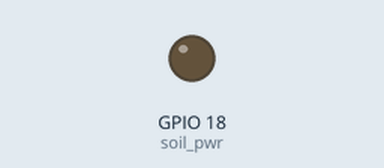
Bench run of a sketch on a simulated ESP32. On the bench: output pins drawn as LEDs (lit = HIGH). WiFi joins after 1.5 s; servers stay silent unless stated; uploads are accepted with an empty reply; what the sketch prints to the serial monitor is not drawn. At 7.5 s the program puts the board to deep sleep or switches it off; the recording ends there.

Above: at 2.1 s.
At 7.13 s:
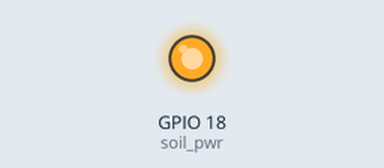
Timing chart, 0 to 7.5 s (numbered marks = the images above):
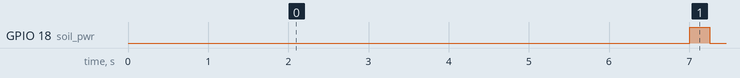

The sketch:

esp_soil_sensor.ino
```cpp
// this sample code provided by www.programmingboss.com
//#include <SoftwareSerial.h>
#include <WiFi.h>
#include <HTTPClient.h>
#define soil_rx 3 // data pin from soil sensor
#define soil_pwr 18 // pwn pin to power sensor
#define sleep_time 14400000000
const int air_moisture = 1024;
const int water_moisture = 500;

const char* ssid = "NETGEAR29";
const char* password = "festiveunicorn516";
const char* serverName = "http://192.168.0.22/soil_monitor/post_esp_data.php";
const char* plantName = "phineas"; // Designates which plant's table to put data into

int rawSoilMoisture;  // Will hold the raw analog read data from the sensor
int percentMoisture;  // Hold a usable percent moisture level to transmit to database

int bootCount = 0;

String apiKeyValue = "tPmAT5Ab3j7F9";

void setup() {
  // put your setup code here, to run once:
  Serial.begin(115200);
  initWiFi();
  analogReadResolution(10);
  pinMode(soil_pwr, OUTPUT);
  esp_sleep_enable_timer_wakeup( sleep_time);
}
void loop() {
  if(bootCount%4==0)
  {
   // Serial.println(Serial1.readStringUntil('\n'));
   if(WiFi.status()==WL_CONNECTED)
   {
      WiFiClient client;
      HTTPClient http;

      http.begin(client, serverName);
      http.addHeader("Content-Type","application/x-www-form-urlencoded");

      delay(5000);

      readSoilLevel();
      Serial.print("Raw moisture level: ");
      Serial.println(rawSoilMoisture);
      Serial.print("Soil moisture level: ");
      Serial.println(percentMoisture);
      // Set up a string with our post request
      String httpRequestData = "api_key=" + apiKeyValue + "&moisture=" + percentMoisture + "%&plantname=" + plantName + "";

      Serial.print("httpRequestData: ");
      Serial.println(httpRequestData);


      // Send HTTP POST request
      int httpResponseCode = http.POST(httpRequestData);


      if (httpResponseCode>0) {
        Serial.print("HTTP Response code: ");
        Serial.println(httpResponseCode);
      }
      else {
        Serial.print("Error code: ");
        Serial.println(httpResponseCode);
      }
      // Free resources
      http.end();
   }
   else
   {
     Serial.println(F("Wifi disconnected..."));
   }
   bootCount = 0;
  }
  bootCount++;
  esp_deep_sleep_start();
}
void initWiFi() {
  WiFi.mode(WIFI_STA);
  WiFi.begin(ssid, password);
  Serial.print("Connecting to WiFi ..");
  while (WiFi.status() != WL_CONNECTED) {
    Serial.print('.');
    delay(1000);
  }
  Serial.println(WiFi.localIP());
}
void readSoilLevel()
{
  digitalWrite(soil_pwr, HIGH);
  delay(250);
  rawSoilMoisture = analogRead(soil_rx);
  digitalWrite(soil_pwr, LOW);

  percentMoisture = map(rawSoilMoisture, air_moisture, water_moisture, 0, 100);
}
```

Measured:
- by itself, GPIO 18 (soil_pwr): LOW → HIGH at 7.0 s, → LOW 0.25 s later
